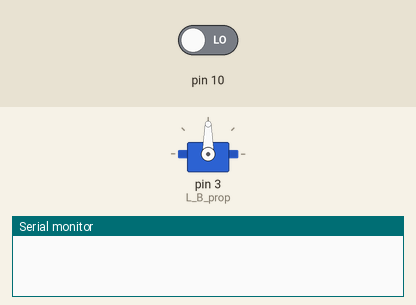
A sketch run on a simulated Arduino Uno, built with avr-gcc and run on an emulated ATmega328P. Parts: servo, the last lines printed to the serial monitor. The inputs (shaded band) are chosen by the test bench; at power-on: pin 10 LOW.

Above: at 0.1 s.
At 1.1 s:
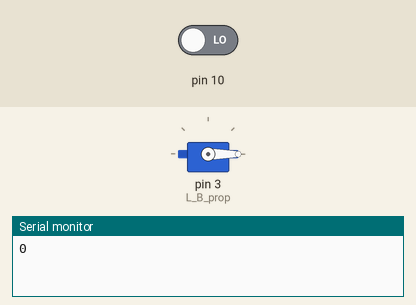
Timing chart, 0 to 2.6 s (numbered marks = the images above):
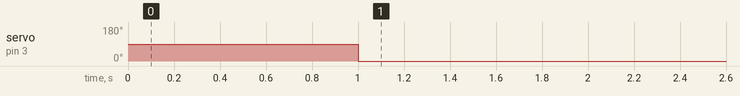

Measured:
- by itself, servo on pin 3 (L_B_prop): 90° → 0° at 1.0 s

The sketch:

test_radio.ino
```cpp
/**
 * Code d'exemple pour la fonction pulseIn()
 */
#include <Servo.h>
/** Broche d'entrée du signal */
//int input_THROTTLE = 1000;
//int x=0;
Servo L_B_prop;
/** Fonction setup() */
void setup() {
  L_B_prop.attach(3);
  // Configure le port série pour l'exemple
  Serial.begin(9600);

  // Met la broche de signal en entrée
 pinMode(10, INPUT);
}

/** Fonction loop() */
void loop() {
// while (Serial.available()){
 // x=Serial.read();
 // if (x=='1')
//input_THROTTLE += 10;
 // else if(x=='2')
//input_THROTTLE -= 10;
 // }
  // Mesure la durée de l'impulsion haute (timeout par défaut de 1s)
 noInterrupts();
  unsigned long duration = pulseIn(10, HIGH);
  interrupts();
  L_B_prop.writeMicroseconds(duration);
  // Affiche la durée de l'impulsion (en us) sur le port série
  Serial.println(duration);
}
```
